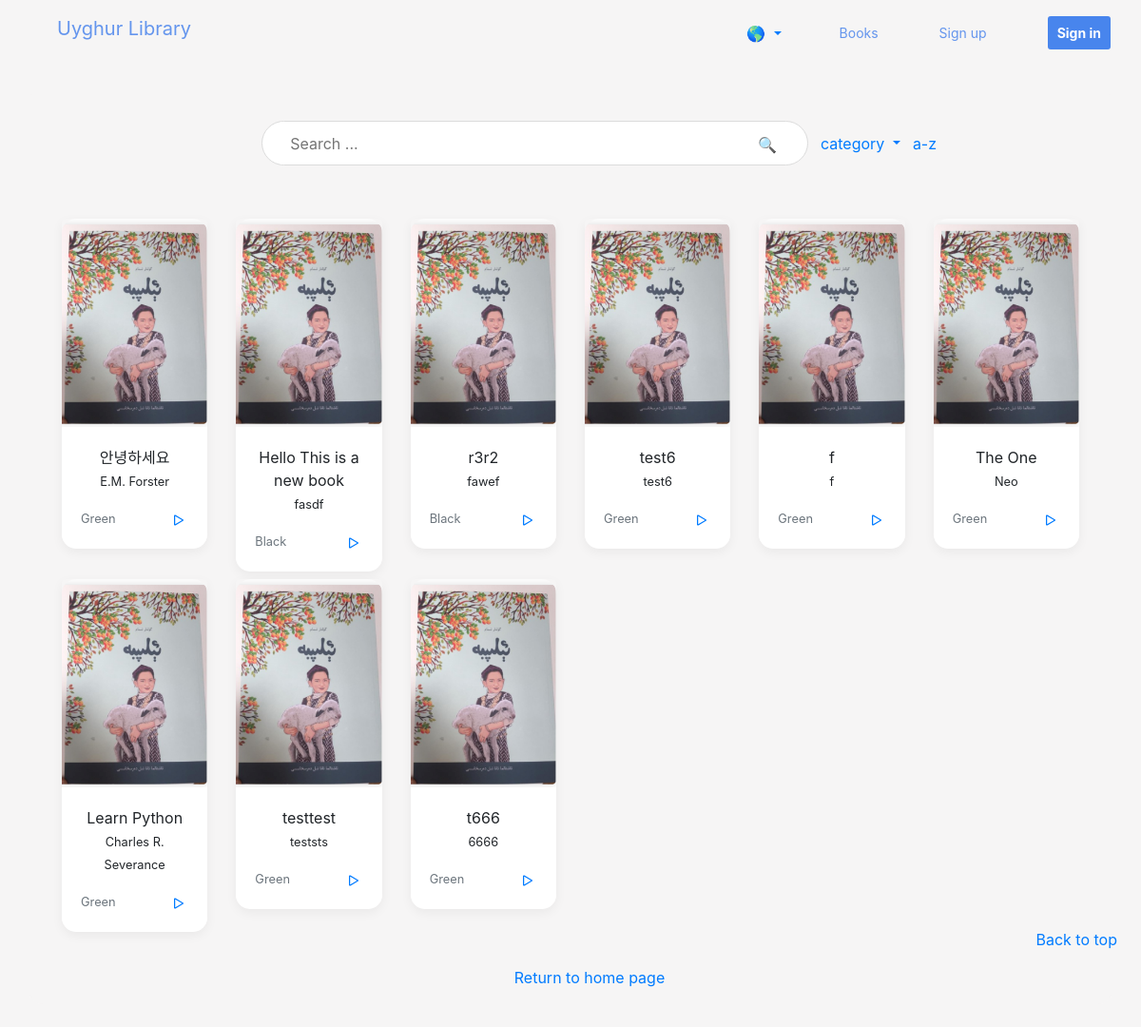
/books/, run on an earlier commit of the app's database.
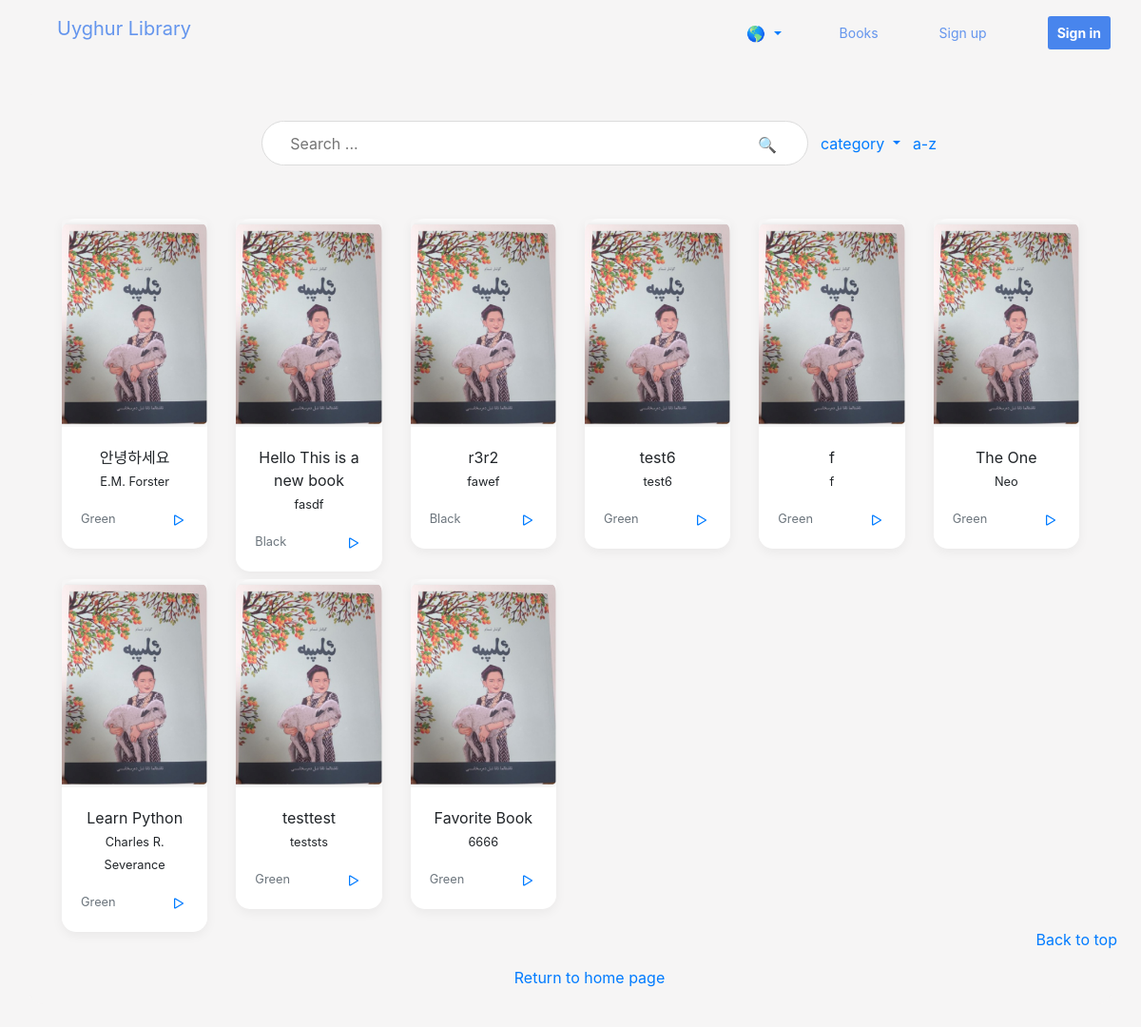
And on a later commit of the database.
### library/models.py (models this page shows, shortened)
class Book(models.Model):
    ISBN = models.CharField(max_length=100, default='')
    title = models.CharField(max_length=100)
    author = models.CharField(max_length=100)
    pdf = models.FileField(upload_to='books/pdfs/')
    cover = models.ImageField(upload_to='books/covers/', default='books/covers/default.png',blank=True)
    category = models.ForeignKey('Category',on_delete=models.PROTECT,default=1)
    publishedYear=models.CharField(max_length=100, default='',blank=True)
    publisher = models.CharField(max_length=100, default='',blank=True)
    pages=models.CharField(max_length=100, default='')
    summary = models.TextField(max_length=250,blank=True)
    favorite = models.ManyToManyField(User,related_name='favorite', blank=True)

class Category(models.Model):
    name = models.CharField(max_length=100)
    def __str__(self):
        return self.name

### library/views.py (the view)
# urls.py: path('books/', views.book_list, name='book_list'),
def book_list(request):
    category = request.GET.get('category')
    if category == None:
        books = Book.objects.all()
    else:
        books = Book.objects.filter(category__name=category)
    categories = Category.objects.all()
    return render(request, 'library/book_list.html', {
        'books': books,
        'categories':categories,
    })

### library/templates/library/book_list.html (shortened to what this page needs)
{% extends 'library/base.html' %}
{% load i18n %}
{% block content %}
<header>
  <div class="navbar">
    <div class="container">
      <form action="{% url 'search' %}" method="get">
        <div class="bar">
          <input name="q" class="searchbar" type="text" title="Search" placeholder="Search ...">
          <button type="submit" class="btn btn-link nounderline">🔍</button>
        </div>
      </form>
      <div class="dropdown">
        <button class="btn btn-link nounderline dropdown-toggle" type="button" id="dropdownMenu2" data-toggle="dropdown" aria-haspopup="true" aria-expanded="false">
          {% translate "category" %}
        </button>
      </div>
      <form action="{% url 'book_list' %}" method="get">
        <a href="{% url 'book_list' %}">{% translate "a-z" %}</a>
        </form>
    </div>
  </div>
</header>
<main role="main">
  <div class="album py-5">
    <div class="container">
      <div class="row">
        {% for book in books %}
        <div class="col-md-2">
          <div class="card mb-2 box-shadow">
            <img class="card-img-top" src="{{ book.cover.url }}" alt="book cover">
            <div class="card-body book">
              <p class="card-text">{{ book.title }}<br><small>{{ book.author }}</small></p>
              <div class="d-flex justify-content-between align-items-center">
                <div class="btn-group">
                  <small class="text-muted">{{ book.category }}</small>
                </div>
                <a title="Read" class="nounderline" href="{% url 'book_info' book.ISBN %}">
                  <i class="bi bi-play">
                    <svg xmlns="http://www.w3.org/2000/svg" width="20" height="20" fill="currentColor" class="bi bi-play" viewBox="0 0 16 16">
                      <path d="M10.804 8 5 4.633v6.734L10.804 8zm.792-.696a.802.802 0 0 1 0 1.392l-6.363 3.692C4.713 12.69 4 12.345 4 11.692V4.308c0-.653.713-.998 1.233-.696l6.363 3.692z"/>
                    </svg>
                    </i>
                </a>
              </div>
            </div>
          </div>
        </div>
        {% endfor %}
      </div>
    </div>
  </div>
</main>
<footer class="text-muted">
  <div class="container">
    <p class="float-right">
      <a href="#">{% translate "Back to top" %}</a>
    </p>
    <br>
    <p></p><a class="nounderline" href="{% url 'library-home' %}">{% translate "Return to home page" %}</a></p>
  </div>
</footer>
{% endblock %}

What changed in the data, as far as the page shows it:
changed Book: title "t666" → "Favorite Book"
